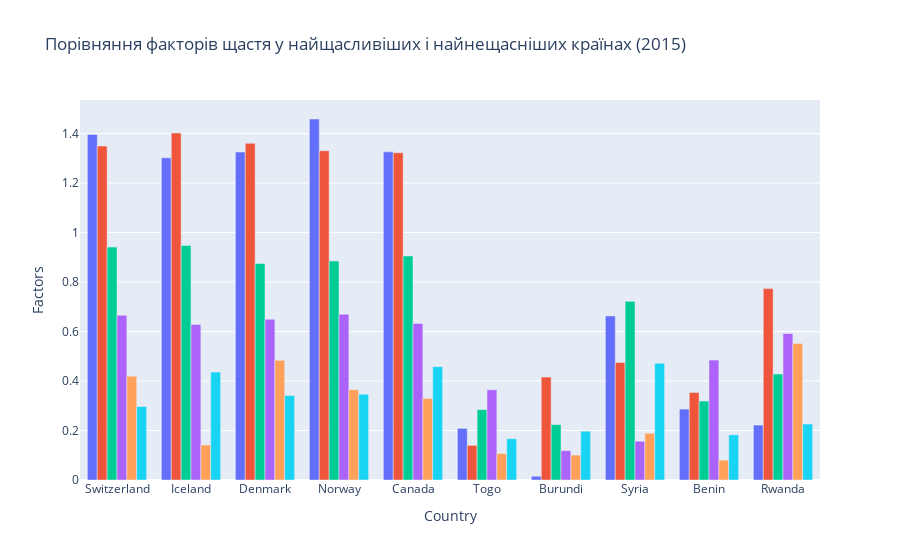

The code cell stored with this chart in its notebook:
### Code cell
top5_2015 = df_2015.nlargest(5, 'Happiness Score')
bottom5_2015 = df_2015.nsmallest(5, 'Happiness Score')

top5_2015['Group'] = 'Top 5'
bottom5_2015['Group'] = 'Bottom 5'
comparison_df = pd.concat([top5_2015, bottom5_2015])

fig10 = px.bar(comparison_df, x='Country', y=['Economy (GDP per Capita)', 'Family', 'Health (Life Expectancy)',
                                              'Freedom', 'Trust (Government Corruption)', 'Generosity'],
               title='Порівняння факторів щастя у найщасливіших і найнещасніших країнах (2015)',
               barmode='group',
               labels={'value': 'Factors', 'variable': 'Happiness Factors'},

               )
fig10.update_layout(showlegend=False)

### Figure 1 — Plotly figure (JSON) as saved in the notebook; plotly's stock layout.template omitted (floating-point values rounded to 4 significant figures)
{"data": [{"alignmentgroup": "True", "hovertemplate": "Happiness Factors=Economy (GDP per Capita)<br>Country=%{x}<br>Factors=%{y}<extra></extra>", "legendgroup": "Economy (GDP per Capita)", "marker": {"color": "#636efa", "pattern": {"shape": ""}}, "name": "Economy (GDP per Capita)", "offsetgroup": "Economy (GDP per Capita)", "orientation": "v", "showlegend": true, "textposition": "auto", "type": "bar", "x": ["Switzerland", "Iceland", "Denmark", "Norway", "Canada", "Togo", "Burundi", "Syria", "Benin", "Rwanda"], "xaxis": "x", "y": [1.397, 1.302, 1.325, 1.459, 1.326, 0.2087, 0.0153, 0.6632, 0.2867, 0.2221], "yaxis": "y"}, {"alignmentgroup": "True", "hovertemplate": "Happiness Factors=Family<br>Country=%{x}<br>Factors=%{y}<extra></extra>", "legendgroup": "Family", "marker": {"color": "#EF553B", "pattern": {"shape": ""}}, "name": "Family", "offsetgroup": "Family", "orientation": "v", "showlegend": true, "textposition": "auto", "type": "bar", "x": ["Switzerland", "Iceland", "Denmark", "Norway", "Canada", "Togo", "Burundi", "Syria", "Benin", "Rwanda"], "xaxis": "x", "y": [1.35, 1.402, 1.361, 1.331, 1.323, 0.1399, 0.4159, 0.4749, 0.3539, 0.7737], "yaxis": "y"}, {"alignmentgroup": "True", "hovertemplate": "Happiness Factors=Health (Life Expectancy)<br>Country=%{x}<br>Factors=%{y}<extra></extra>", "legendgroup": "Health (Life Expectancy)", "marker": {"color": "#00cc96", "pattern": {"shape": ""}}, "name": "Health (Life Expectancy)", "offsetgroup": "Health (Life Expectancy)", "orientation": "v", "showlegend": true, "textposition": "auto", "type": "bar", "x": ["Switzerland", "Iceland", "Denmark", "Norway", "Canada", "Togo", "Burundi", "Syria", "Benin", "Rwanda"], "xaxis": "x", "y": [0.9414, 0.9478, 0.8746, 0.8852, 0.9056, 0.2844, 0.224, 0.7219, 0.3191, 0.4286], "yaxis": "y"}, {"alignmentgroup": "True", "hovertemplate": "Happiness Factors=Freedom<br>Country=%{x}<br>Factors=%{y}<extra></extra>", "legendgroup": "Freedom", "marker": {"color": "#ab63fa", "pattern": {"shape": ""}}, "name": "Freedom", "offsetgroup": "Freedom", "orientation": "v", "showlegend": true, "textposition": "auto", "type": "bar", "x": ["Switzerland", "Iceland", "Denmark", "Norway", "Canada", "Togo", "Burundi", "Syria", "Benin", "Rwanda"], "xaxis": "x", "y": [0.6656, 0.6288, 0.6494, 0.6697, 0.633, 0.3645, 0.1185, 0.1568, 0.4845, 0.592], "yaxis": "y"}, {"alignmentgroup": "True", "hovertemplate": "Happiness Factors=Trust (Government Corruption)<br>Country=%{x}<br>Factors=%{y}<extra></extra>", "legendgroup": "Trust (Government Corruption)", "marker": {"color": "#FFA15A", "pattern": {"shape": ""}}, "name": "Trust (Government Corruption)", "offsetgroup": "Trust (Government Corruption)", "orientation": "v", "showlegend": true, "textposition": "auto", "type": "bar", "x": ["Switzerland", "Iceland", "Denmark", "Norway", "Canada", "Togo", "Burundi", "Syria", "Benin", "Rwanda"], "xaxis": "x", "y": [0.4198, 0.1414, 0.4836, 0.365, 0.3296, 0.1073, 0.1006, 0.1891, 0.0801, 0.5519], "yaxis": "y"}, {"alignmentgroup": "True", "hovertemplate": "Happiness Factors=Generosity<br>Country=%{x}<br>Factors=%{y}<extra></extra>", "legendgroup": "Generosity", "marker": {"color": "#19d3f3", "pattern": {"shape": ""}}, "name": "Generosity", "offsetgroup": "Generosity", "orientation": "v", "showlegend": true, "textposition": "auto", "type": "bar", "x": ["Switzerland", "Iceland", "Denmark", "Norway", "Canada", "Togo", "Burundi", "Syria", "Benin", "Rwanda"], "xaxis": "x", "y": [0.2968, 0.4363, 0.3414, 0.347, 0.4581, 0.1668, 0.1973, 0.4718, 0.1826, 0.2263], "yaxis": "y"}], "layout": {"barmode": "group", "legend": {"title": {"text": "Happiness Factors"}, "tracegroupgap": 0}, "showlegend": false, "title": {"text": "Порівняння факторів щастя у найщасливіших і найнещасніших країнах (2015)"}, "xaxis": {"anchor": "y", "domain": [0, 1], "title": {"text": "Country"}}, "yaxis": {"anchor": "x", "domain": [0, 1], "title": {"text": "Factors"}}}}
